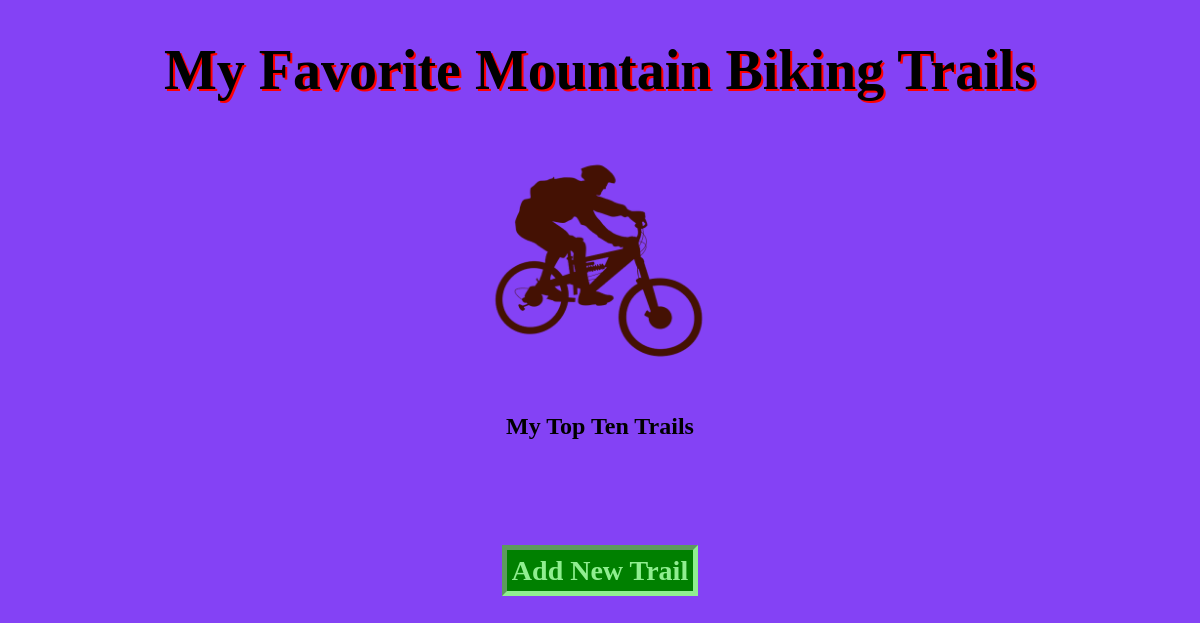
Before: / with the older database file.
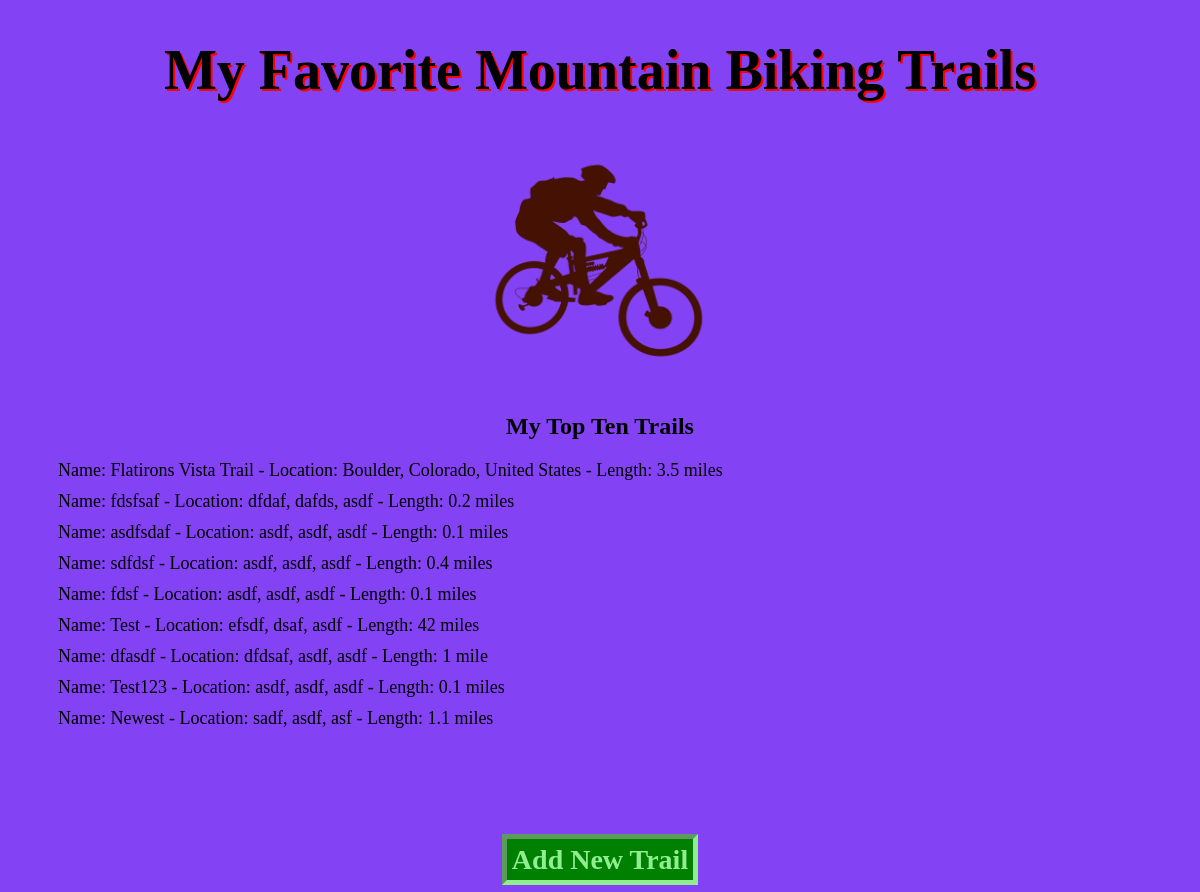
After: the same page with the newer database file.
### trails/models.py (models this page shows)
class Trail(models.Model):
    name = models.CharField(max_length=200)
    length = models.DecimalField(default=0.1, decimal_places=1, max_digits=3, validators=[MinValueValidator(0.0)])
    city = models.CharField(max_length=200)
    state = models.CharField(max_length=200)
    country = models.CharField(max_length=200)
    visited = models.BooleanField(default=False)
    visited_on = models.DateField(null=True, blank=True, help_text="Only required if trail has been visited before.")
    difficulty_level = models.PositiveIntegerField(default=0, validators=[MaxValueValidator(10)])
    my_rating = models.PositiveIntegerField(default=0, blank=True, null=True, validators=[MaxValueValidator(5)], help_text="Only required if trail has been visited before.")
    top_ten = models.BooleanField(default=False, blank=True, null=True, help_text="Only required if trail has been visited before.")
    def __str__(self):
        length_string = str(self.length) if str(round(self.length % 1, 1)) != "0.0" else str(int(self.length))
        length_string = length_string + " mile" if length_string == "1" else length_string + " miles"
        return f"Name: {self.name} - Location: {self.city}, {self.state}, {self.country} - Length: {length_string}"

### webapp/views.py (the view)
# urls.py: path('', home_page, name="home"),
def home_page(request):
    return render(request, "webapp/index.html", {"trails": Trail.objects.all()})

### webapp/templates/webapp/index.html (shortened to what this page needs)
{% extends "base.html" %}
{% load static %}
{% block content %}
    <h1>My Favorite Mountain Biking Trails</h1>
    <p class="center">
        <img src="{% static 'webapp/mountainbike.png' %}">
    </p>
    <h2>My Top Ten Trails</h2>
    <ul>
        {% for trail in trails %}
            <li>
            {% if trail.top_ten %}
                <a id="detail" href="{% url 'detail' trail.id %}">
                    {{ trail }}
                </a>
            {% endif %}
            </li>
        {% endfor %}
    </ul>
    <p class="center" id="button_for_adding">
        <a id="add_button" href="{% url 'add' %}">Add New Trail</a>
    </p>
{% endblock %}

### webapp/templates/base.html (shortened to what this page needs)
{% load static %}
<!DOCTYPE html>
<html lang="en">
<head>
    <link rel="stylesheet" href="{% static 'webapp/styles.css' %}">
</head>
<body>
    {% block content %}
    {% endblock %}
</body>
</html>

### webapp/static/webapp/styles.css (style rules this page uses)
body { background-color: #8442f5; }
h1 { text-align: center; font-size: 56px; font-family: steamer; text-shadow: 2px 2px #ff0000; }
ul { list-style-type: none; }
li { margin-bottom: 10px; }
.center { text-align: center; }
.center img { width: 250px; }
#detail { text-decoration: none; color: black; font-size: 18px; padding: 10px; }
#button_for_adding { margin-top: 115px; }
#add_button { border: 5px inset lightgreen; padding: 5px; background-color: green; font-size: 28px; text-decoration: none; font-weight: bold; color: lightgreen; }
h2 { text-align: center; }

Changed rows visible on the page:
added Trail: length+name+city "Name: Flatirons Vista Trail - Location: Boulder, Colorado, United States - Length: 3.5 miles"
added Trail: length+name+city "Name: fdsfsaf - Location: dfdaf, dafds, asdf - Length: 0.2 miles"
added Trail: length+name+city "Name: asdfsdaf - Location: asdf, asdf, asdf - Length: 0.1 miles"
added Trail: length+name+city "Name: sdfdsf - Location: asdf, asdf, asdf - Length: 0.4 miles"
added Trail: length+name+city "Name: fdsf - Location: asdf, asdf, asdf - Length: 0.1 miles"
added Trail: length+name+city "Name: Test - Location: efsdf, dsaf, asdf - Length: 42 miles"
added Trail: length+name+city "Name: dfasdf - Location: dfdsaf, asdf, asdf - Length: 1 mile"
added Trail: length+name+city "Name: Test123 - Location: asdf, asdf, asdf - Length: 0.1 miles"
added Trail: length+name+city "Name: Newest - Location: sadf, asdf, asf - Length: 1.1 miles"
